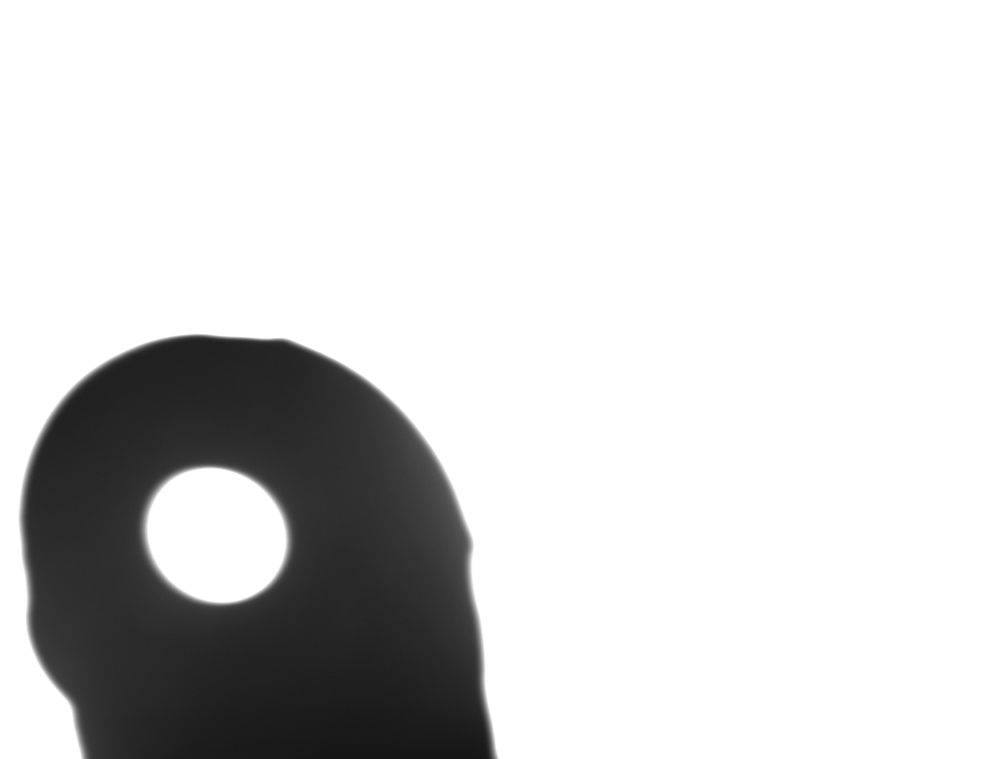
#> input picture 样本图像（正常及缺陷）/正常样本1/2.jpg, 4024 x 3036 px, found by its file name (shown at 1/4 size)
$ python test.py
#> lines starting #> are read from the running program, lines starting #| are printed output that depends on the picture; after the words box and inside, x2 and y2 are one past the last pixel; in counts of white or black regions, pixels touching at a corner belong together
### main.py
from functions import *
import numpy as np
import cv2
import matplotlib.pyplot as plt
import pandas as pd
from tqdm import tqdm
import os
from multiprocessing import cpu_count
import concurrent.futures
from math import ceil, sqrt
import time


# 计算椭圆曲率
# def calculate_curvature(a, b, theta):

#     curvature = (
#         a * b / ((a**2 * np.sin(theta) ** 2 + b**2 * np.cos(theta) ** 2) ** (3 / 2))
#     )
#     return curvature


# 计算椭圆离心率
# [12 lines left out: function calculate_eccentricity, not called in this run]


def single_image_processing(image_path: str, show_image=False):
    # 使用imageio库读取图像,将图像转换为灰度图像
#> called with image_path = '样本图像（正常及缺陷）\\正常样本1\\2.jpg', show_image = True
    image: np.ndarray = imageio.imread(Path(image_path), mode="L")
#> image is the input picture: shape (3036, 4024); min 19, max 255, mean 213.1

    # 背景裁剪 + 二值化
    crop_image: np.ndarray = crop_image_white_background_opencv(
        image, show_image=show_image
    )

    print("crop_image.shape:", crop_image.shape)

    # 进行闭运算
    kernel = cv2.getStructuringElement(cv2.MORPH_RECT, (4, 4))
    crop_image = cv2.morphologyEx(crop_image, cv2.MORPH_CLOSE, kernel)

    # opencv的Canny边缘检测
    edges_image = cv2.Canny(crop_image, 100, 200)  # 100, 200

    # 再次进行闭运算
    # edges_image = cv2.morphologyEx(edges_image, cv2.MORPH_CLOSE, kernel)

    print("edges_image.shape:", edges_image.shape)

    contours, _ = cv2.findContours(
        edges_image, cv2.RETR_EXTERNAL, cv2.CHAIN_APPROX_SIMPLE
    )

    print("连通区域数量:", len(contours))

    if show_image:

        plt.figure()

        # 获取图像的宽度和高度 , opencv的shape是(h, w)（y, x）
        height, width = edges_image.shape

        # 设置图表刻度x轴和y轴的范围
        plt.xlim(0, width)
        plt.ylim(0, height)

    # 轮廓与拟合椭圆的相似度列表
    similarity_score_list = []

    # 椭圆离心率列表
    curvature_list = []

    # 计算各个连通区域的面积
    for contour in contours:

        # 拟合椭圆
        if len(contour) >= 5:  # 至少需要5个点才能拟合椭圆
            ellipse = cv2.fitEllipse(contour)

            print("拟合椭圆:", ellipse)

            # # 计算离心率
            # 获取椭圆参数
            center, axes, angle = ellipse
            a, b = axes

            # 计算椭圆离心率
            eccentricity = calculate_eccentricity(a, b)

            curvature_list.append(eccentricity)

            print("椭圆离心率:", eccentricity)

            temp_image = np.array(edges_image)
            # 临时转换为cv2的BGR图像
            temp_image = cv2.cvtColor(temp_image, cv2.COLOR_GRAY2BGR)
            # 绘制椭圆
            cv2.ellipse(temp_image, ellipse, (0, 255, 0), 2)

            # 从椭圆对象中提取其边界点
            points = cv2.ellipse2Poly(
                (int(ellipse[0][0]), int(ellipse[0][1])),
                (int(ellipse[1][0] / 2), int(ellipse[1][1] / 2)),
                int(ellipse[2]),
                0,
                360,
                10,
            )

            # 将点集转换为numpy数组
            points = np.array(points)

            # 计算椭圆的Hu矩
            ellipse_moments = cv2.moments(points)
            ellipse_hu_moments = cv2.HuMoments(ellipse_moments).flatten()

            # 计算轮廓的Hu矩
            contour_moments = cv2.moments(contour)
            contour_hu_moments = cv2.HuMoments(contour_moments).flatten()

            # 计算两者之间的相似度分数
            similarity_score = cv2.matchShapes(
                ellipse_hu_moments, contour_hu_moments, cv2.CONTOURS_MATCH_I1, 0
            )  # cv2.CONTOURS_MATCH_I1方法 0-1之间的值，0表示完全匹配，>1表示不匹配

            print("轮廓与拟合椭圆的相似度:", similarity_score)

            similarity_score_list.append(similarity_score)

            if show_image:

                cv2_imshow(temp_image, "Contours")

        # contour  轮廓点集 [x, y] x: 横坐标  y: 纵坐标 从左上角开始 -->x 横坐标递增 -->y 纵坐标递增
        # 获取边界矩形
        x, y, w, h = cv2.boundingRect(
            contour
        )  # x: 左上角横坐标 y: 左上角纵坐标 w: 宽度 h: 高度

        print("边界矩形:", x, y, w, h)

        if show_image:
            # 将NumPy数组转换为Python列表
            list_of_tuples = [tuple(subarr.flatten()) for subarr in contour]

            # print("轮廓点集:", list_of_tuples[:5], contour[:5])

            # 分解为两个列表：x坐标和y坐标
            x1, y1 = zip(*list_of_tuples)
            # 使用matplotlib绘制轮廓
            plt.plot(x1, y1)

            # #plt画出这个矩形
            plt.plot([x, x + w, x + w, x, x], [y, y, y + h, y + h, y])

    if show_image:
        # 反转y轴
        plt.gca().invert_yaxis()

        # 将x轴放到上方
        plt.gca().xaxis.tick_top()

        # 设置block=False以便程序继续执行

        plt.show(block=False)

        # 等待1秒后自动关闭
        plt.pause(1)
        plt.close()

    # 数据字典，连通区数量，各个连通区域的面积，边界矩形的坐标
    boundingRects = [cv2.boundingRect(contour) for contour in contours]

    # [11 lines left out: function process_data, not called in this run]

    data = {
        "连通区数量": len(contours),
        "各个连通区域的面积": [w * h for x, y, w, h in boundingRects],
        "各个边界矩形坐标": [(x, y, w, h) for x, y, w, h in boundingRects],
        "各个轮廓与拟合椭圆的相似度": similarity_score_list,
        "各个拟合椭圆离心率": curvature_list,
    }

    process_data(data, "各个连通区域的面积")
    process_data(data, "各个轮廓与拟合椭圆的相似度")
    process_data(data, "各个拟合椭圆离心率")

    return data


# 读取文件夹内的所有图片， 返回路径列表
# [66 lines left out: functions read_all_image, process_images, not called in this run]


# [3 lines that do not run on import are left out]

### functions.py
# from PIL import Image, ImageOps
# import os
# from sklearn.cluster import MiniBatchKMeans
import numpy as np
import cv2
from typing import Tuple, Union
from pathlib import Path
import imageio
from pyautogui import size as screen_size


def cv2_imshow(image: np.ndarray, window_name: str = "Image") -> None:
    cv2.namedWindow(window_name, cv2.WINDOW_NORMAL)
    # 获取屏幕尺寸， 把窗口大小设置为屏幕大小的50%，并移动到屏幕中间
    screen_width, screen_height = screen_size()

    cv2.resizeWindow(window_name, screen_width // 2, screen_height // 2)
    cv2.moveWindow(window_name, screen_width // 4, screen_height // 4)
    cv2.imshow(window_name, image)
    cv2.waitKey(1000 * 1)
    cv2.destroyAllWindows()


def crop_image_white_background_opencv(
    input_image: Union[str, np.ndarray], show_image: bool = False
) -> np.ndarray:

#> called with show_image = True
    if isinstance(input_image, np.ndarray):
        # 读取图像
        image = input_image
    elif isinstance(input_image, str):
        # 使用imageio库读取图像
        # image = cv2.imread(input_image, cv2.IMREAD_GRAYSCALE)
        # 使用imageio库读取图像
        image = imageio.imread(Path(input_image), mode="L")

    else:

        raise ValueError("Invalid input image.")

    threshold = np.mean(image)
#> threshold = 213.1

    ##二值化图像
    _, binary_image = cv2.threshold(image, threshold, 255, cv2.THRESH_BINARY)
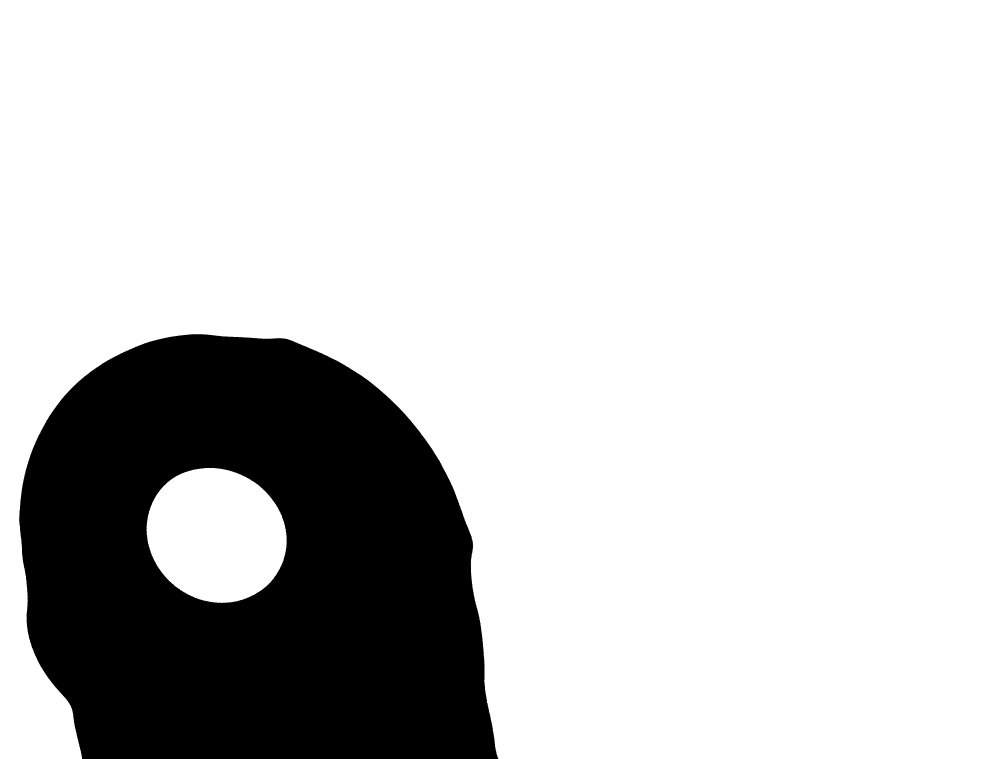
#> binary_image: shape (3036, 4024) (shown at 1/4 size); 79.9% white; 2 black regions (1 under 20 px), largest, box (x1, y1, x2, y2) and area: (76, 1337, 1993, 3036) 2461688

    ##反转图像,如果背景颜色为白色则反转颜色. 黑色为0, 白色为255
    if np.mean(binary_image) > 128:
        binary_image = cv2.bitwise_not(binary_image)

    # print("binary_image:", binary_image.tolist()[:])
    # 检查是否只有两种颜色
    # print("np.unique(binary_image):", np.unique(binary_image))

    # 找到非零像素的坐标
    # points = cv2.findNonZero(binary_image)

    # print("binary_image.shape:", binary_image.shape) # (h, w)

    # 计算边界框
    x, y, w, h = cv2.boundingRect(binary_image)
#> x = 76; y = 1337; w = 1917; h = 1699

    # print("x, y, w, h:", x, y, w, h)

    # 稍微缩小一点
    extend_size = -(binary_image.shape[0] // 7)
#> extend_size = -433
    x = max(0, x - extend_size)
#> x = 509
    y = max(0, y - extend_size)
#> y = 1770
    w = min(image.shape[1] - x, w + 2 * extend_size)
#> w = 1051
    h = min(image.shape[0] - y, h + 2 * extend_size)
#> h = 833

    # 裁剪图像
    cropped_image = binary_image[y : y + h, x : x + w]
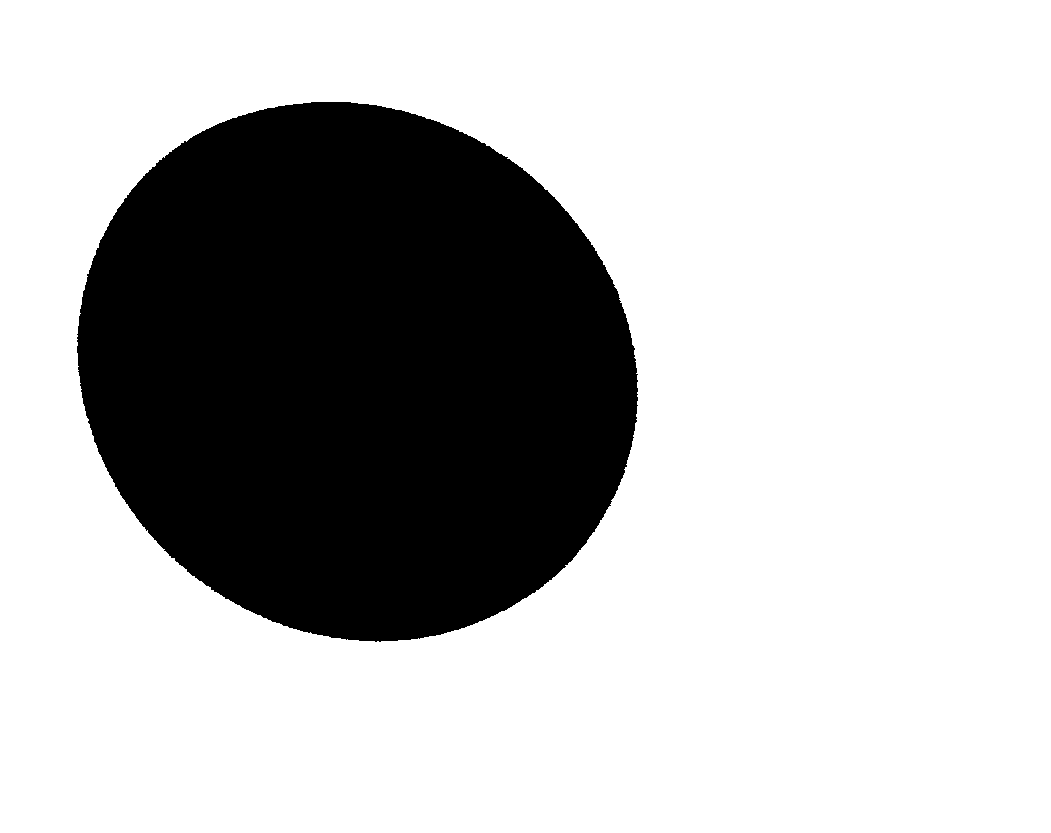
#> cropped_image: shape (833, 1051); 73% white; 1 black region, box (x1, y1, x2, y2) and area: (77, 102, 638, 642) 236162

    # 显示图像
    if show_image:
        window_name = "Cropped Image"
        cv2_imshow(cropped_image, window_name)

    return cropped_image

### test.py
from main import single_image_processing
from functions import *
from PIL import Image
from multiprocessing import Process

test_image_path1 = r"样本图像（正常及缺陷）\正常样本1\2.jpg"
test_image_path2 = r"2.jpg"


def crop_test():
    crop_image_white_background_opencv(test_image_path1, show_image=True)
    crop_image_white_background_opencv(test_image_path2, show_image=True)


def test_single_image_processing():
    single_image_processing(test_image_path1, show_image=True)
    single_image_processing(test_image_path2, show_image=True)


# print(image.size)

# crop_test()

#> (the run stopped early here; a loop or call above may not have finished)

$ run again, with 样本图像（正常及缺陷）/正常样本1/0.jpg copied over 样本图像（正常及缺陷）/正常样本1/2.jpg
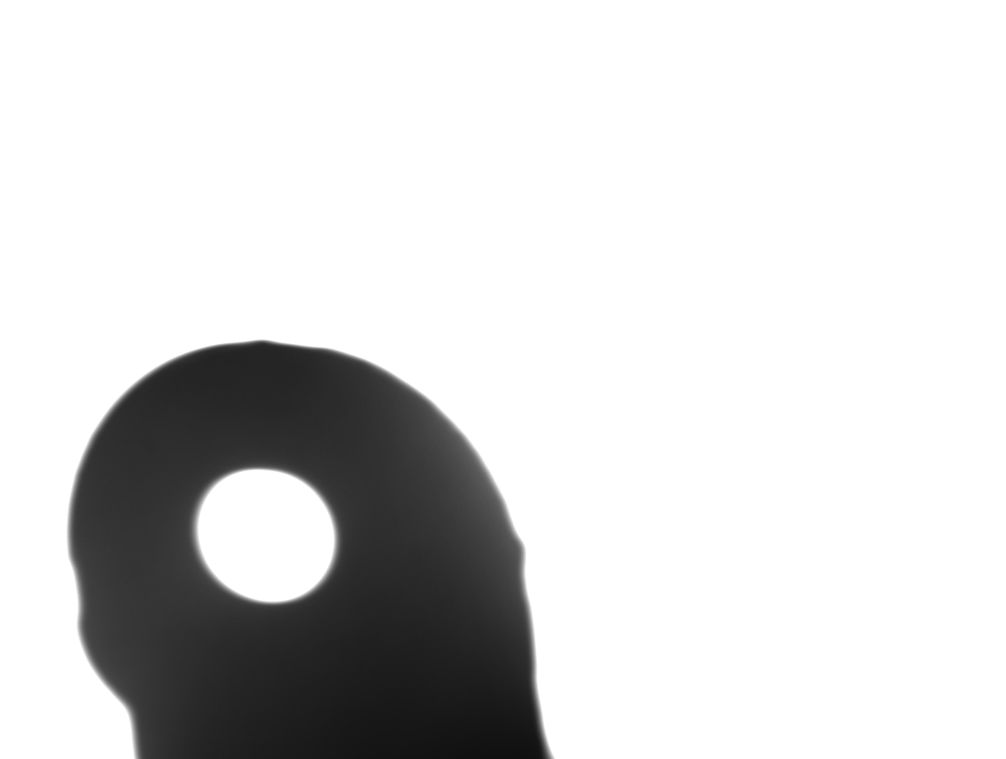
#> input picture 样本图像（正常及缺陷）/正常样本1/0.jpg, 4024 x 3036 px, found by its file name (shown at 1/4 size)
#> in single_image_processing, image is the input picture: shape (3036, 4024); min 14, max 255, mean 214.3
#> threshold = 214.3
#> in crop_image_white_background_opencv, `_, binary_image = cv2.threshold(image, threshold, 255, cv2.THRESH_BINA..`:
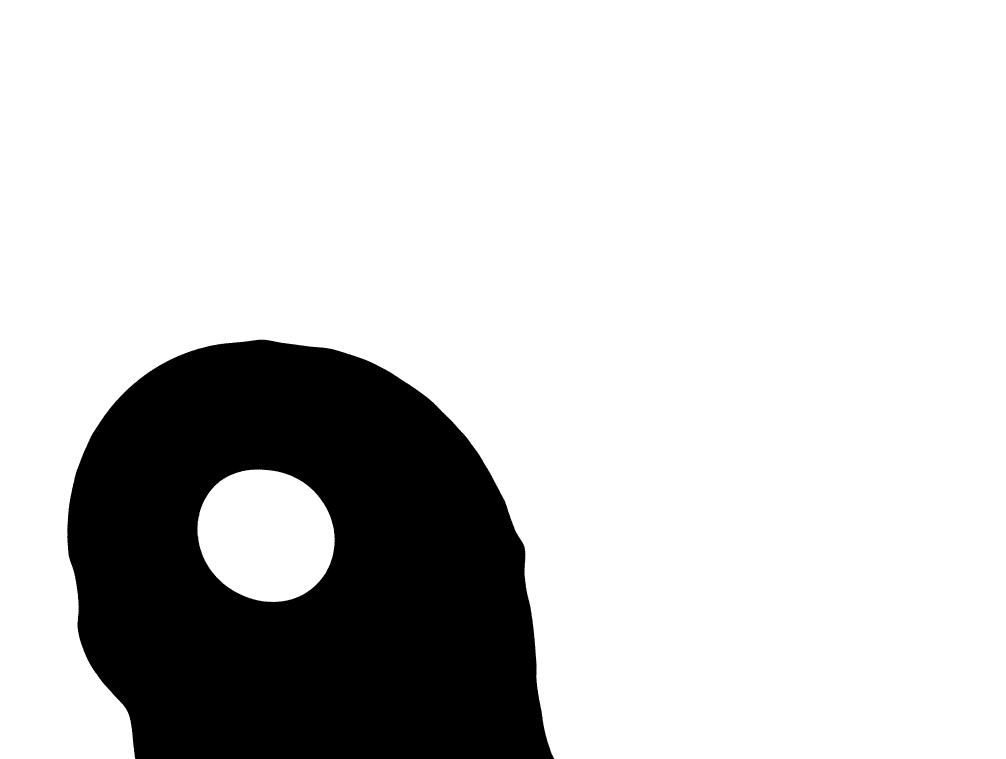
#> binary_image: shape (3036, 4024) (shown at 1/4 size); 80.2% white; 1 black region, box (x1, y1, x2, y2) and area: (269, 1359, 2217, 3036) 2417552
#> in crop_image_white_background_opencv, `x, y, w, h = cv2.boundingRect(binary_image)`: x = 269; y = 1359; w = 1948; h = 1677
#> in crop_image_white_background_opencv, `x = max(0, x - extend_size)`: x = 702
#> in crop_image_white_background_opencv, `y = max(0, y - extend_size)`: y = 1792
#> in crop_image_white_background_opencv, `w = min(image.shape[1] - x, w + 2 * extend_size)`: w = 1082
#> in crop_image_white_background_opencv, `h = min(image.shape[0] - y, h + 2 * extend_size)`: h = 811
#> in crop_image_white_background_opencv, `cropped_image = binary_image[y : y + h, x : x + w]`:
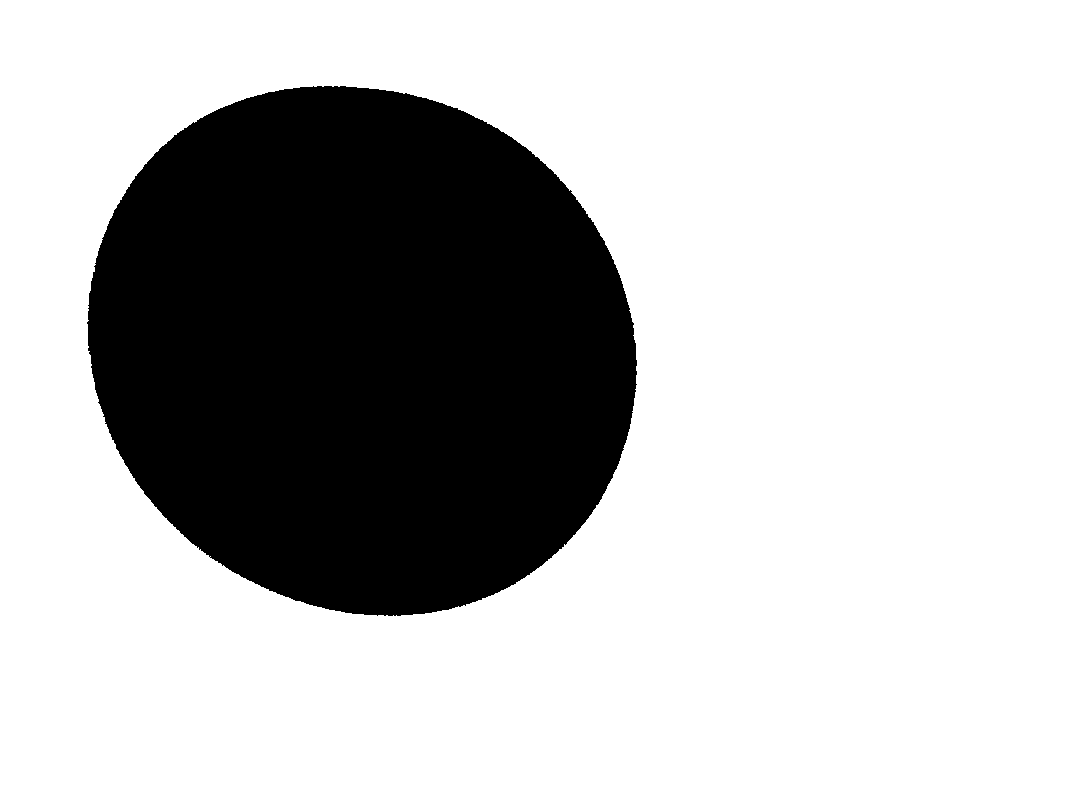
#> cropped_image: shape (811, 1082); 73.9% white; 1 black region, box (x1, y1, x2, y2) and area: (87, 86, 637, 616) 228872
